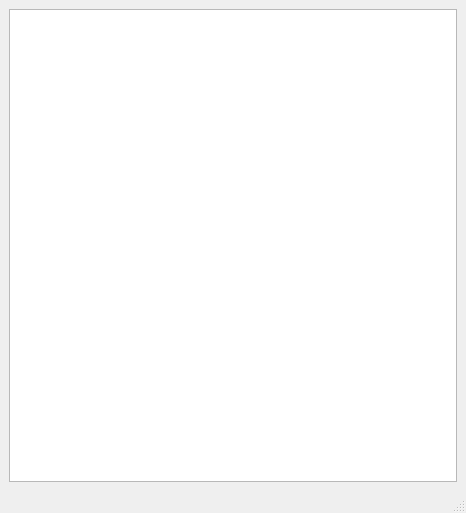
<?xml version="1.0" encoding="UTF-8"?>
<ui version="4.0">
 <class>MainWindow</class>
 <widget class="QMainWindow" name="MainWindow">
  <property name="geometry">
   <rect>
    <x>0</x>
    <y>0</y>
    <width>466</width>
    <height>513</height>
   </rect>
  </property>
  <property name="windowTitle">
   <string>说明文档</string>
  </property>
  <widget class="QWidget" name="centralwidget">
   <layout class="QHBoxLayout" name="horizontalLayout">
    <item>
     <widget class="QTextBrowser" name="helpdisplay">
      <property name="font">
       <font>
        <family>Arial</family>
        <pointsize>16</pointsize>
        <weight>75</weight>
        <bold>true</bold>
       </font>
      </property>
     </widget>
    </item>
   </layout>
  </widget>
  <widget class="QMenuBar" name="menubar">
   <property name="geometry">
    <rect>
     <x>0</x>
     <y>0</y>
     <width>466</width>
     <height>22</height>
    </rect>
   </property>
  </widget>
  <widget class="QStatusBar" name="statusbar"/>
 </widget>
 <resources/>
 <connections/>
</ui>
